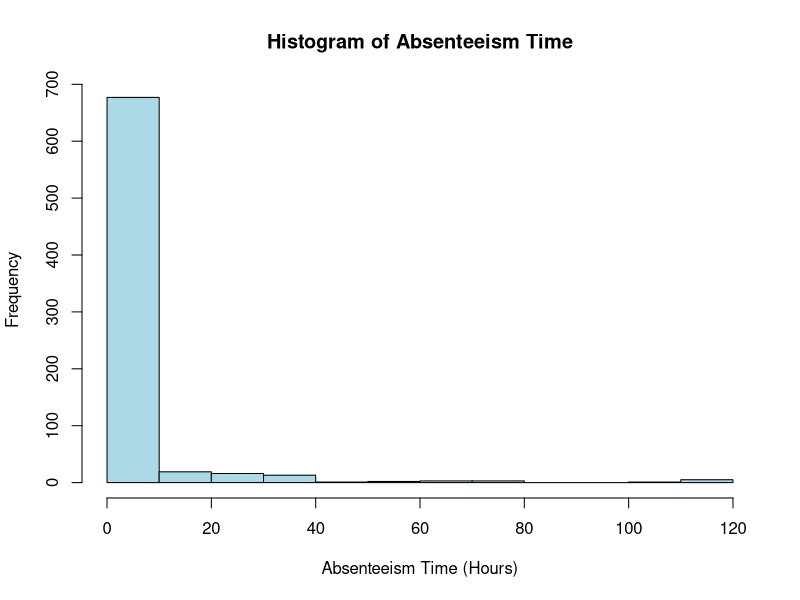
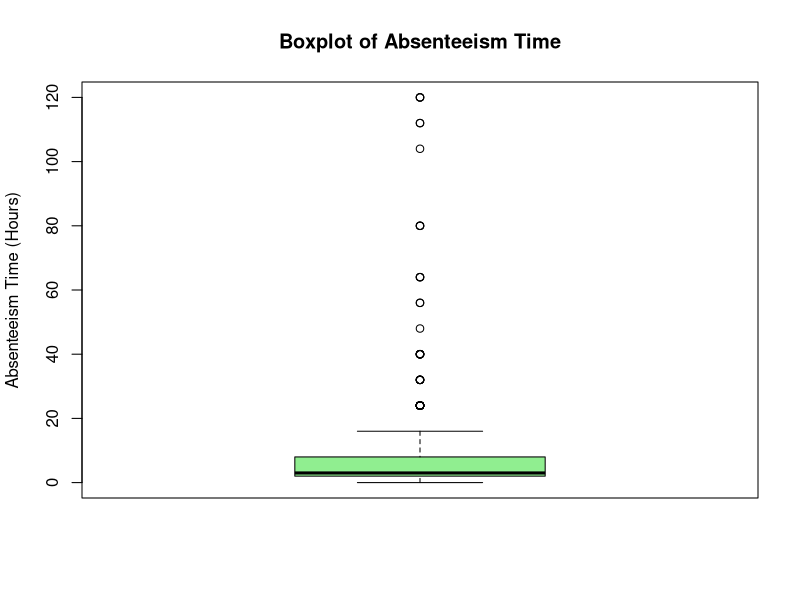
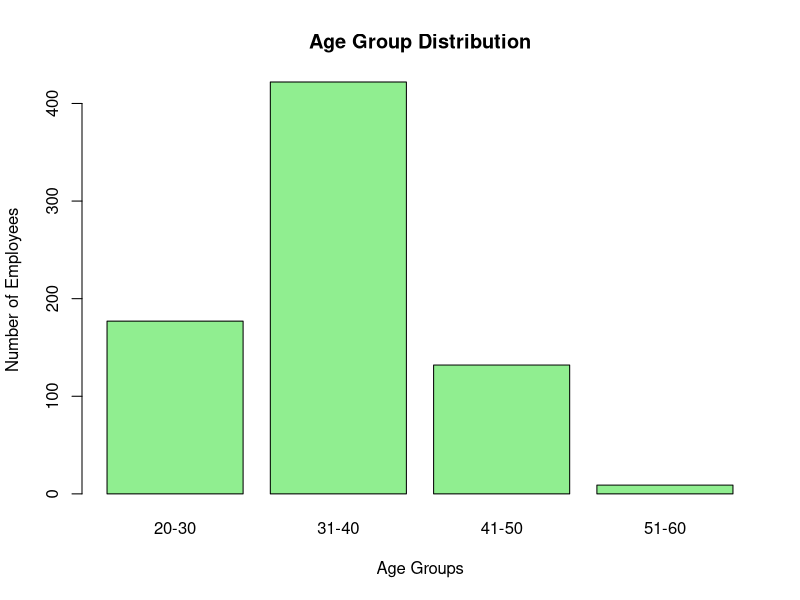
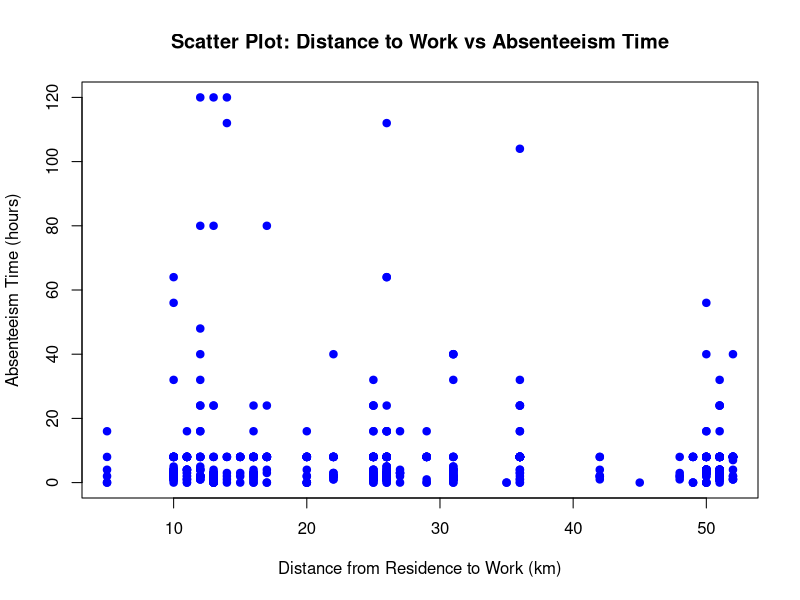
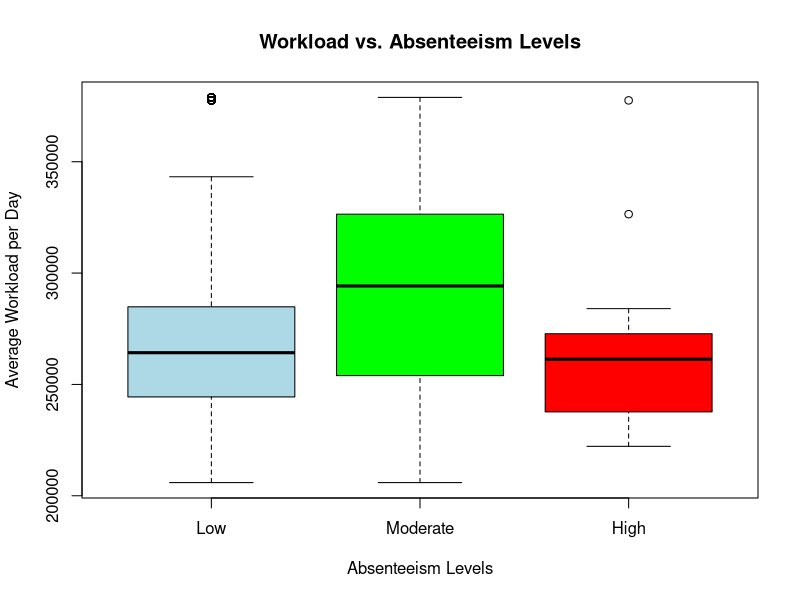
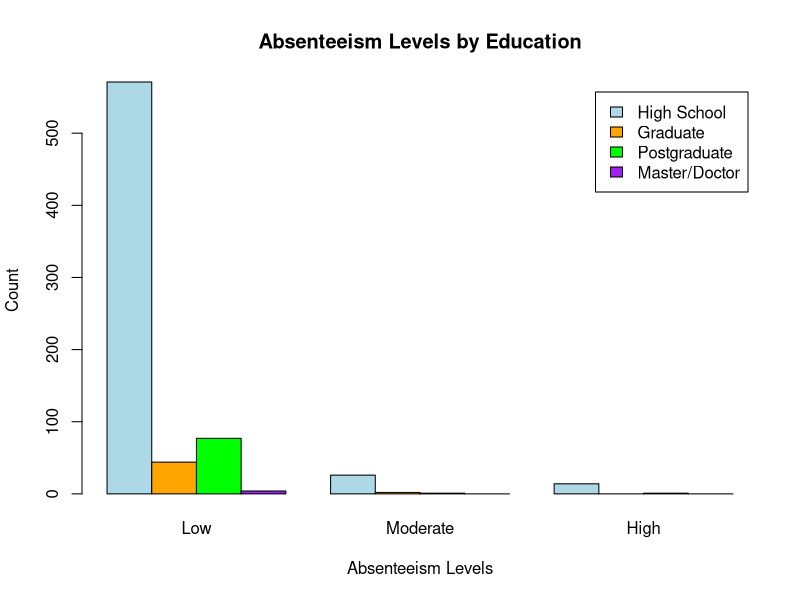
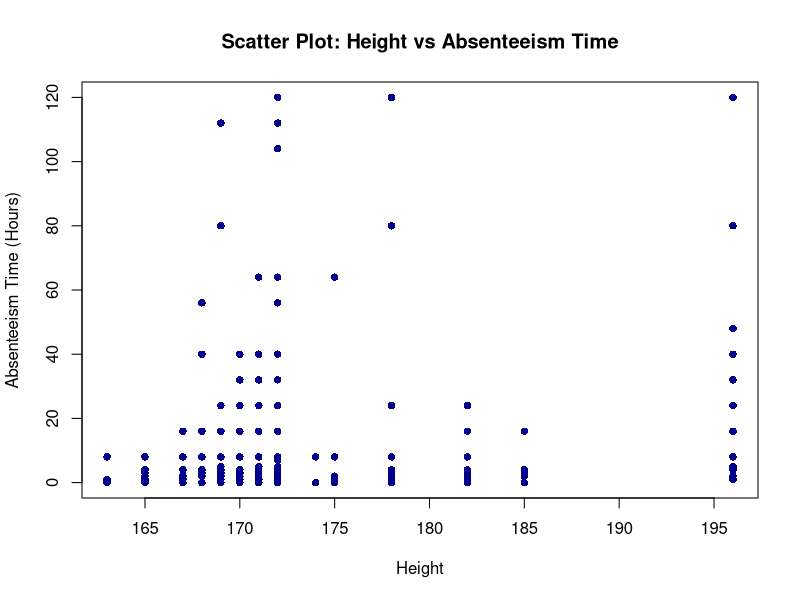
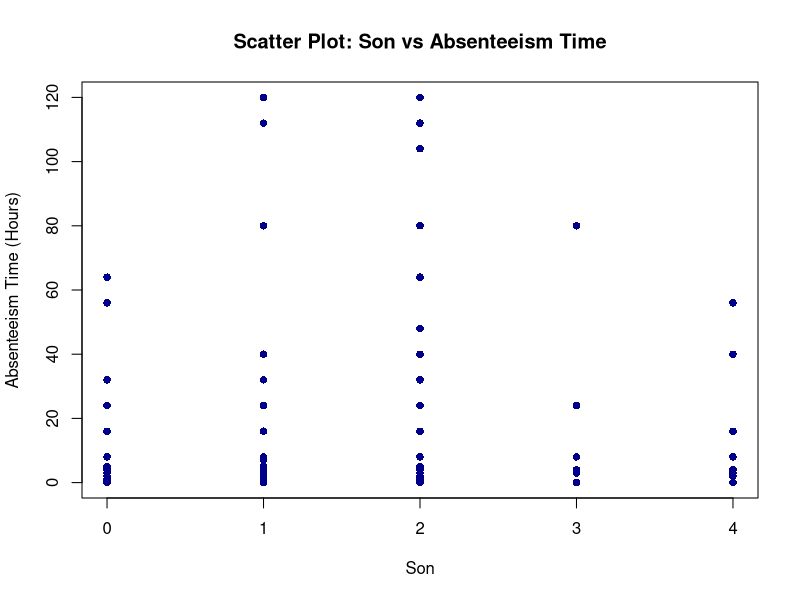

Generate these figures, in order, with R:
## ---- chunk 1
library(dplyr)
library(readxl)
library(nnet)
library(GGally)
library(tidyverse)
library(MASS)
## ---- chunk 2
# Load and prepare the data
absent = read_excel("Absenteeism_at_work.xls")
names(absent) #column names

# Recode absenteeism into categories
absent <- absent %>%
  mutate(absenteeism = case_when(
    Absenteeism_time_in_hours >= 0 & Absenteeism_time_in_hours <= 20 ~ "Low",
    Absenteeism_time_in_hours > 20 & Absenteeism_time_in_hours <= 40 ~ "Moderate",
    Absenteeism_time_in_hours > 40 ~ "High"
  ))


# Convert categorical variables to factors
absent$absenteeism <- factor(absent$absenteeism, levels = c("Low", "Moderate", "High"))
absent$Day_of_the_week <- factor(absent$Day_of_the_week,
                                  levels = 2:6,
                                  labels = c("Monday", "Tuesday", "Wednesday", 
                                             "Thursday", "Friday"))
absent$Seasons <- factor(absent$Seasons,
                         levels = 1:4,
                         labels = c("Summer", "Autumn", "Winter", "Spring"))
absent$Education <- factor(absent$Education,
                           levels = 1:4,
                           labels = c("High School", "Graduate", "Postgraduate", 
                                      "Master/Doctor"))


# Summary statistics to identify patterns and outliers
summary(absent$Absenteeism_time_in_hours)

#Analyze the distribution of 'Absenteeism time in hours'
# Histogram
hist(absent$Absenteeism_time_in_hours, 
     main = "Histogram of Absenteeism Time",
     xlab = "Absenteeism Time (Hours)", 
     col = "lightblue")


# Boxplot to detect outliers
boxplot(absent$Absenteeism_time_in_hours, 
        main = "Boxplot of Absenteeism Time", 
        ylab = "Absenteeism Time (Hours)", 
        col = "lightgreen")
## ---- chunk 3

# Summary statistics for age
summary(absent$Age)

# Categorize ages into groups
age_groups <- absent %>%
  mutate(age_group = case_when(
    Age >= 20 & Age <= 30 ~ "20-30",
    Age >= 31 & Age <= 40 ~ "31-40",
    Age >= 41 & Age <= 50 ~ "41-50",
    Age >= 51 & Age <= 60 ~ "51-60",
    Age > 60 ~ "61+"
  )) %>%
  group_by(age_group) %>%
  summarise(count = n())

# View the frequency of age groups
print(age_groups)

# Bar chart of age groups
barplot(age_groups$count, 
        names.arg = age_groups$age_group, 
        main = "Age Group Distribution", 
        xlab = "Age Groups", 
        ylab = "Number of Employees", 
        col = "lightgreen")
## ---- chunk 4
# Scatter plot of distance vs absenteeism time
plot(absent$Distance_from_Residence_to_Work, absent$Absenteeism_time_in_hours,
     main = "Scatter Plot: Distance to Work vs Absenteeism Time",
     xlab = "Distance from Residence to Work (km)",
     ylab = "Absenteeism Time (hours)",
     col = "blue", pch = 19)

# Calculate and display the Pearson correlation coefficient
correlation <- cor(absent$Distance_from_Residence_to_Work, 
                   absent$Absenteeism_time_in_hours, method = "pearson")
correlation
## ---- chunk 5
# Summary statistics for workload average per absenteeism category
aggregate(Work_load_Average_in_days ~ absenteeism, data = absent, mean)

# Boxplot to visualize workload vs absenteeism levels
boxplot(Work_load_Average_in_days ~ absenteeism, data = absent,
        main = "Workload vs. Absenteeism Levels",
        xlab = "Absenteeism Levels",
        ylab = "Average Workload per Day",
        col = c("lightblue", "green", "red"))

# ANOVA test to check if differences are statistically significant
anova_result <- aov(Work_load_Average_in_days ~ absenteeism, data = absent)
summary(anova_result)
## ---- chunk 6
# Summary statistics: Count of absenteeism levels by education
education_absenteeism <- table(absent$Education, absent$absenteeism)
print(education_absenteeism)

# Barplot to visualize absenteeism by education level
barplot(education_absenteeism, beside = TRUE, 
        col = c("lightblue", "orange", "green", "purple"),
        legend = rownames(education_absenteeism),
        main = "Absenteeism Levels by Education",
        xlab = "Absenteeism Levels",
        ylab = "Count")

fisher_result <- fisher.test(education_absenteeism)
print(fisher_result)
## ---- chunk 7
# Compute correlation coefficients for numeric variables
correlation_matrix <- cor(absent[, sapply(absent, is.numeric)], use = "complete.obs")

# Extract correlations with Absenteeism_time_in_hours
absenteeism_correlations <- correlation_matrix["Absenteeism_time_in_hours", ]

# Sort correlations in descending order
sorted_correlations <- sort(absenteeism_correlations, decreasing = TRUE)

# Display the sorted correlations
print(sorted_correlations)

# Select top 5 correlated variables (excluding absenteeism itself)
top_variables <- names(sorted_correlations)[2:6]

# Create scatter plots for the top correlated variables using Base R
for (var in top_variables) {
  # Create the scatter plot
  plot(absent[[var]], absent$Absenteeism_time_in_hours,
       main = paste("Scatter Plot:", var, "vs Absenteeism Time"),
       xlab = var,
       ylab = "Absenteeism Time (Hours)",
       col = "darkblue",
       pch = 16) # Use circular points
}
## ---- chunk 8
# Compute correlation coefficients for numeric variables
correlation_matrix <- cor(absent[, sapply(absent, is.numeric)], use = "complete.obs")

# Extract correlation between service time and absenteeism time
service_time_correlation <- correlation_matrix["Absenteeism_time_in_hours", 
                                               "Service_time"]

# Print the correlation coefficient
print(paste("Correlation between Service Time and Absenteeism Time: ", 
            round(service_time_correlation, 3)))

# Scatter plot for Service Time vs Absenteeism Time using Base R
plot(absent$Service_time, absent$Absenteeism_time_in_hours,
     main = "Scatter Plot: Service Time vs Absenteeism Time",
     xlab = "Service Time (Years)",
     ylab = "Absenteeism Time (Hours)",
     col = "darkblue",
     pch = 16) # Use circular points
## ---- chunk 9
# Create a contingency table: absenteeism levels by day of the week
day_absenteeism <- table(absent$Day_of_the_week, absent$absenteeism)
print(day_absenteeism)

# Barplot to visualize absenteeism by day of the week
barplot(t(day_absenteeism),
        main = "Absenteeism level by Day of the Week",
        col = c("lightblue", "red", "green"),
        xlab = "Day of the Week",
        ylab = "Absences count",
        legend = TRUE,
        names.arg = c("Mon", "Tue", "Wed", "Thu", "Fri"))


# Perform Fisher's Exact Test with increased workspace
fisher_result <- fisher.test(day_absenteeism, workspace = 2e8) # Increase workspace
print(fisher_result)

# If the problem persists, use Monte Carlo simulation
fisher_result_simulated <- fisher.test(day_absenteeism, simulate.p.value = TRUE, B = 10000)
print(fisher_result_simulated)
## ---- chunk 10
# Extract numeric variables from the dataset
numeric_data <- absent[sapply(absent, is.numeric)]

# Adjust margins and layout for plotting
par(mar = c(2, 2, 2, 2))  # Set smaller margins
par(mfrow = c(2, 3))      # Set layout for fewer plots per frame

# Visualize numeric variables using boxplots
for (col_name in colnames(numeric_data)) {
  boxplot(numeric_data[[col_name]],
          main = paste("Boxplot of", col_name),
          col = "lightblue",
          outline = TRUE)
}

# Reset layout
par(mfrow = c(1, 1))  # Reset to single plot layout

# Function to detect outliers using the IQR rule
detect_outliers <- function(column_data) {
  Q1 <- quantile(column_data, 0.25, na.rm = TRUE)
  Q3 <- quantile(column_data, 0.75, na.rm = TRUE)
  IQR_value <- Q3 - Q1
  lower_limit <- Q1 - 1.5 * IQR_value
  upper_limit <- Q3 + 1.5 * IQR_value
  
  # Return indices of outliers
  return(which(column_data < lower_limit | column_data > upper_limit))
}

# Apply the outlier detection function to all numeric variables
outliers <- lapply(numeric_data, detect_outliers)

# Display results
print("Outliers in each numeric variable:")
print(outliers)

## ---- chunk 11
# Build the model excluding ID and Absenteeism_time_in_hours
model <- multinom(absenteeism ~ . -ID -Absenteeism_time_in_hours, data = absent, 
                  trace = FALSE)

# Summary of the model
summary(model)
## ---- chunk 12
# Extract and display the coefficients for 'son' and 'weight'
coef_summary <- coef(model)  # Extract coefficients as a matrix

# Print the coefficients for 'son'
print("Coefficients for Son:")
print(exp(coef_summary[, "Son"]))

# Print the coefficients for 'weight'
print("Coefficients for Weight:")
print(exp(coef_summary[, "Weight"]))
## ---- chunk 13
# Perform backward selection using stepAIC
final_model <- stepAIC(model, direction = "backward", trace = TRUE)

# Summary of the final selected model
summary(final_model)

# Extract the predictors retained in the final model
final_predictors <- names(coef(final_model))
print("Predictors retained in the final model:")
print(final_predictors)
## ---- chunk 14
flu = read.table("flu shot.txt", header = TRUE)

# Convert categorical variables to factors
flu$flu_shot = factor(flu$flu_shot, levels = c(0, 1), labels = c("No", "Yes"))
flu$sex = factor(flu$sex, levels = c(0, 1), labels = c("Female", "Male"))

# Explore structure
str(flu)

# Logistic regression model
flu_model = glm(flu_shot ~ age + awareness + sex, data = flu, family = binomial)
summary(flu_model)

# Create a scatterplot matrix including both numeric and categorical variables
pairs(flu, main = "Scatterplot Matrix of Flu Shot Data", col = flu$flu_shot)

# Create scatterplot matrix
ggpairs(
  flu[, c("age", "awareness", "flu_shot")], 
  aes(color = flu$flu_shot),
  title = "Scatterplot Matrix of Flu Shot Data"
)
## ---- chunk 15
# Fit the logistic regression model
flu_model = glm(flu_shot ~ age + awareness + sex, data = flu, family = binomial)

# Display the summary of the model
summary(flu_model)
## ---- chunk 16
# Fitted regression equation
beta <- coef(flu_model)
cat("Fitted regression equation: logit(flu_shot) =", round(beta[1], 2), "+", 
    round(beta[2], 2), "* age +", round(beta[3], 2), "* awareness +", 
    round(beta[4], 2), "* sex")
## ---- chunk 17
# Exponentiated coefficients
exp_beta <- exp(coef(flu_model))
exp_beta
## ---- chunk 18
# Logistic regression model coefficients
beta <- coef(flu_model)

# Calculate odds ratios
odds_ratios <- exp(beta)
cat("Odds Ratios:\n")
print(odds_ratios)

# Estimating the probability for a male client, age 55, awareness index 60
age <- 55
awareness <- 60
sex <- 1  # Male

logit <- beta[1] + beta[2] * age + beta[3] * awareness + beta[4] * sex
probability <- exp(logit) / (1 + exp(logit))

cat("\nEstimated Probability for male (age 55, awareness 60):", round(probability, 4), "\n")
## ---- chunk 19
# Extract the coefficient and standard error for `sexMale`
coef_sex <- coef(flu_model)["sexMale"]
se_sex <- summary(flu_model)$coefficients["sexMale", "Std. Error"]

# Calculate the Wald test statistic (Z-value)
wald_statistic <- coef_sex / se_sex

# Calculate the p-value for the Wald test
p_value <- 2 * (1 - pnorm(abs(wald_statistic)))

# Print the results
cat("Wald Test Statistic for 'sexMale':", wald_statistic, "\n")
cat("P-value for Wald Test:", p_value, "\n")

# Check significance
alpha <- 0.05
if (p_value > alpha) {
  cat("The p-value is greater than", alpha, ". We fail to reject the null hypothesis. 
      'sex' can be dropped from the model.\n")
} else {
  cat("The p-value is less than", alpha, ". We reject the null hypothesis. 'sex' 
      should be kept in the model.\n")
}
## ---- chunk 20
# Define the full model (all predictors)
flu_model <- glm(flu_shot ~ age + awareness + sex, family = binomial, data = flu)

# Perform forward selection using stepAIC
forward_model <- step(glm(flu_shot ~ 1, family = binomial, data = flu),
                      scope = list(lower = ~1, upper = ~age + awareness + sex), 
                      direction = "forward")  # Forward selection

# Summary of the selected model
summary(forward_model)
## ---- chunk 21
# Define the full model (all predictors)
flu_model <- glm(flu_shot ~ age + awareness + sex, family = binomial, data = flu)

# Perform backward selection using stepAIC
backward_model <- step(flu_model, direction = "backward")

# Summary of the selected model
summary(backward_model)
## ---- chunk 22

# Fit logistic regression model
flu_model <- glm(flu_shot ~ age + awareness + sex, data = flu, family = binomial)

# Summary of the model
summary(flu_model)

# Extract coefficients
coefficients <- coef(flu_model)

# Interpret coefficients
beta_0 <- coefficients[1]  # Intercept
beta_1 <- coefficients[2]  # Age
beta_3 <- coefficients[4]  # Sex

# Convert to odds ratio for interpretation
exp_beta_0 <- exp(beta_0)  # Baseline odds when all predictors are 0
exp_beta_1 <- exp(beta_1)  # Effect of 1-unit increase in age on odds
exp_beta_3 <- exp(beta_3)  # Effect of gender (1 vs. 0) on odds

# Print interpretations
cat("Interpretation of coefficients:\n")
cat("1. exp(beta_0): Baseline odds =", exp_beta_0, "\n")
cat("2. exp(beta_1): Odds ratio for 1-unit increase in age =", exp_beta_1, "\n")
cat("3. exp(beta_3): Odds ratio for sex (Male vs Female) =", exp_beta_3, "\n")
